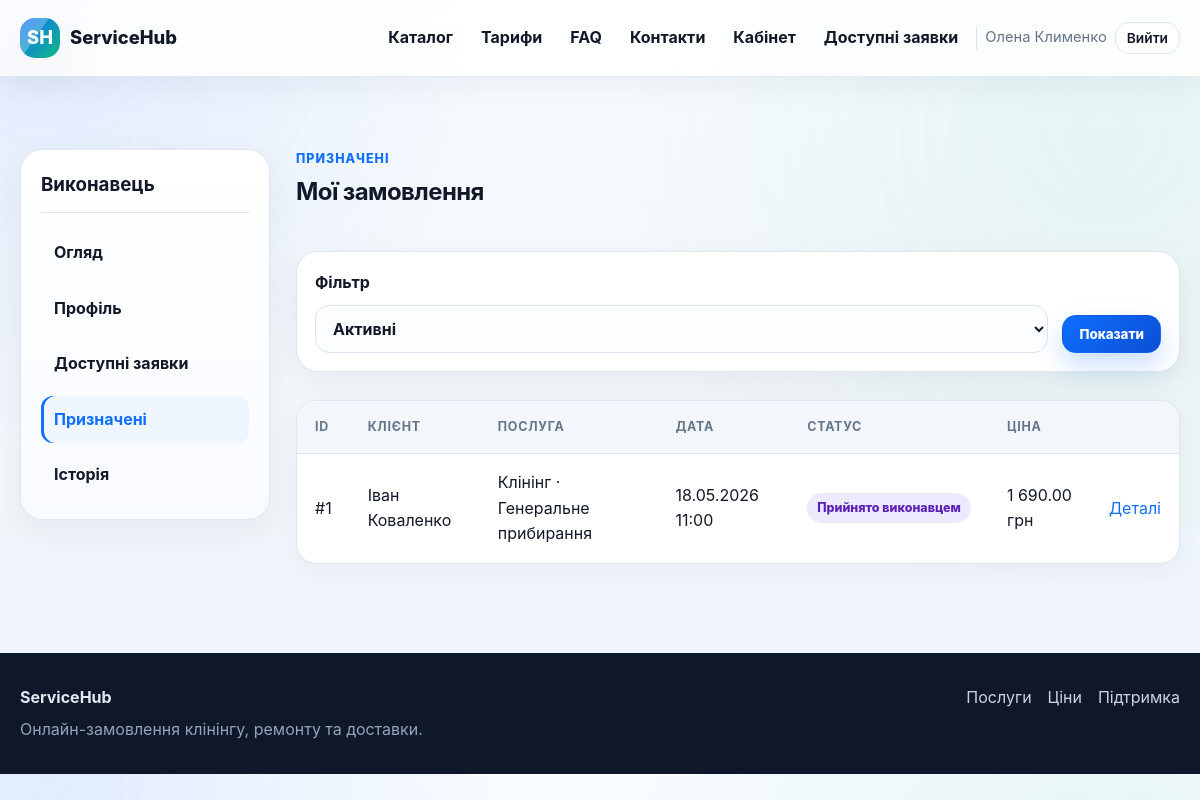
/worker/orders/assigned (signed in), run on the app's committed database.
### tables this page shows
CREATE TABLE users (
    id INTEGER PRIMARY KEY AUTOINCREMENT,
    role TEXT NOT NULL CHECK (role IN ('client', 'worker', 'admin')),
    full_name TEXT NOT NULL,
    email TEXT NOT NULL UNIQUE,
    password_hash TEXT NOT NULL,
    phone TEXT,
    city TEXT,
    address TEXT,
    specialization TEXT,
    service_area TEXT,
    schedule TEXT,
    price_text TEXT,
    is_blocked INTEGER NOT NULL DEFAULT 0,
    created_at TEXT NOT NULL DEFAULT CURRENT_TIMESTAMP
);

CREATE TABLE orders (
    id INTEGER PRIMARY KEY AUTOINCREMENT,
    client_id INTEGER NOT NULL,
    worker_id INTEGER,
    category_id INTEGER NOT NULL,
    service_id INTEGER NOT NULL,
    city TEXT NOT NULL,
    street TEXT NOT NULL,
    building TEXT NOT NULL,
    apartment TEXT,
    preferred_at TEXT NOT NULL,
    description TEXT,
    cleaning_area REAL,
    rooms INTEGER,
    extra_options TEXT,
    repair_type TEXT,
    repair_hours REAL,
    urgency TEXT NOT NULL DEFAULT 'normal',
    photo_filename TEXT,
    delivery_from TEXT,
    delivery_to TEXT,
    delivery_distance_km REAL,
    weight REAL,
    dimensions TEXT,
    estimated_price REAL NOT NULL DEFAULT 0,
    final_price REAL,
    status TEXT NOT NULL DEFAULT 'Нове',
    is_paid INTEGER NOT NULL DEFAULT 0,
    paid_at TEXT,
    created_at TEXT NOT NULL DEFAULT CURRENT_TIMESTAMP,
    updated_at TEXT NOT NULL DEFAULT CURRENT_TIMESTAMP,
    FOREIGN KEY (client_id) REFERENCES users(id) ON DELETE CASCADE,
    FOREIGN KEY (worker_id) REFERENCES users(id) ON DELETE SET NULL,
    FOREIGN KEY (category_id) REFERENCES categories(id) ON DELETE RESTRICT,
    FOREIGN KEY (service_id) REFERENCES services(id) ON DELETE RESTRICT
);

CREATE TABLE categories (
    id INTEGER PRIMARY KEY AUTOINCREMENT,
    name TEXT NOT NULL UNIQUE,
    slug TEXT NOT NULL UNIQUE,
    description TEXT,
    is_active INTEGER NOT NULL DEFAULT 1,
    created_at TEXT NOT NULL DEFAULT CURRENT_TIMESTAMP
);

CREATE TABLE services (
    id INTEGER PRIMARY KEY AUTOINCREMENT,
    category_id INTEGER NOT NULL,
    name TEXT NOT NULL,
    slug TEXT NOT NULL,
    description TEXT,
    unit_label TEXT,
    is_active INTEGER NOT NULL DEFAULT 1,
    created_at TEXT NOT NULL DEFAULT CURRENT_TIMESTAMP,
    FOREIGN KEY (category_id) REFERENCES categories(id) ON DELETE RESTRICT,
    UNIQUE (category_id, slug)
);

### app.py (the view)
@app.route("/worker/orders/assigned")
@role_required("worker")
def worker_assigned_orders():
    mode = request.args.get("mode") or "active"
    where = ["o.worker_id = ?"]
    params: list = [g.user["id"]]
    if mode == "done":
        where.append("o.status = 'Виконано'")
    elif mode == "work":
        where.append("o.status = 'В дорозі / В роботі'")
    elif mode == "all":
        pass
    else:
        where.append("o.status NOT IN ('Виконано', 'Скасовано')")
    orders = db_all(
        f"""
        SELECT o.*, s.name AS service_name, c.name AS category_name, client.full_name AS client_name
        FROM orders o
        JOIN services s ON s.id = o.service_id
        JOIN categories c ON c.id = o.category_id
        JOIN users client ON client.id = o.client_id
        WHERE {' AND '.join(where)}
        ORDER BY o.preferred_at DESC
        """,
        tuple(params),
    )
    return render_template("worker/assigned_orders.html", orders=orders, mode=mode)

### app.py (called while the page is built)
def get_db() -> sqlite3.Connection:
    if "db" not in g:
        db = sqlite3.connect(app.config["DATABASE"])
        db.row_factory = sqlite3.Row
        db.execute("PRAGMA foreign_keys = ON")
        g.db = db
    return g.db

def db_one(query: str, params: tuple = ()) -> sqlite3.Row | None:
    return get_db().execute(query, params).fetchone()

def db_all(query: str, params: tuple = ()) -> list[sqlite3.Row]:
    return get_db().execute(query, params).fetchall()

def format_datetime(value: str | None) -> str:
    if not value:
        return "—"
    try:
        clean = value.replace("T", " ").split(".")[0]
        dt = datetime.fromisoformat(clean)
        return dt.strftime("%d.%m.%Y %H:%M")
    except ValueError:
        return value

def money(value: float | int | str | None) -> str:
    if value is None or value == "":
        return "—"
    try:
        return f"{float(value):,.2f} грн".replace(",", " ")
    except (TypeError, ValueError):
        return str(value)

def status_class(status: str | None) -> str:
    mapping = {
        "Нове": "new",
        "Очікує підтвердження": "pending",
        "Прийнято виконавцем": "accepted",
        "В дорозі / В роботі": "progress",
        "Виконано": "done",
        "Скасовано": "cancelled",
    }
    return mapping.get(status or "", "default")

def current_user() -> sqlite3.Row | None:
    user_id = session.get("user_id")
    if not user_id:
        return None
    return db_one("SELECT * FROM users WHERE id = ?", (user_id,))

@app.before_request
def load_logged_in_user():
    g.user = current_user()
    if g.user and g.user["is_blocked"] and request.endpoint not in {"logout", "static"}:
        session.clear()
        g.user = None
        flash("Ваш обліковий запис заблоковано адміністратором.", "danger")
        return redirect(url_for("login"))
    return None

@app.context_processor
def inject_globals() -> dict:
    return {
        "current_user": getattr(g, "user", None),
        "roles": ROLES,
        "specializations": SPECIALIZATIONS,
        "order_statuses": ORDER_STATUSES,
        "worker_status_options": WORKER_STATUS_OPTIONS,
        "format_datetime": format_datetime,
        "money": money,
        "role_label": role_label,
        "spec_label": spec_label,
        "active_label": active_label,
        "status_class": status_class,
        "payment_status_label": payment_status_label,
        "payment_status_class": payment_status_class,
    }

### templates/worker/assigned_orders.html (shortened to what this page needs)
{% extends 'base.html' %}
{% block content %}
<section class="section">
    <div class="container dashboard-layout">
        <aside class="side-card">
            <h3>Виконавець</h3>
            <a href="{{ url_for('worker_dashboard') }}">Огляд</a>
            <a href="{{ url_for('worker_profile') }}">Профіль</a>
            <a href="{{ url_for('worker_available_orders') }}">Доступні заявки</a>
            <a class="active" href="{{ url_for('worker_assigned_orders') }}">Призначені</a>
            <a href="{{ url_for('worker_history') }}">Історія</a>
        </aside>
        <div class="dashboard-main">
            <div class="section-head"><div><div class="eyebrow">Призначені</div><h1>Мої замовлення</h1></div></div>
            <form class="filter-bar" method="get">
                <label>Фільтр
                    <select name="mode">
                        <option value="active" {% if mode == 'active' %}selected{% endif %}>Активні</option>
                    </select>
                </label>
                <button class="btn btn-primary" type="submit">Показати</button>
            </form>
            <div class="table-card mt-lg">
                <table>
                    <thead><tr><th>ID</th><th>Клієнт</th><th>Послуга</th><th>Дата</th><th>Статус</th><th>Ціна</th><th></th></tr></thead>
                    <tbody>
                    {% for order in orders %}
                        <tr>
                            <td>#{{ order.id }}</td>
                            <td>{{ order.client_name }}</td>
                            <td>{{ order.category_name }} · {{ order.service_name }}</td>
                            <td>{{ format_datetime(order.preferred_at) }}</td>
                            <td><span class="status-pill status-{{ status_class(order.status) }}">{{ order.status }}</span></td>
                            <td>{{ money(order.final_price or order.estimated_price) }}</td>
                            <td><a href="{{ url_for('worker_order_detail', order_id=order.id) }}">Деталі</a></td>
                        </tr>
                    {% else %}
                        <tr><td colspan="7" class="muted center">Замовлень немає.</td></tr>
                    {% endfor %}
                    </tbody>
                </table>
            </div>
        </div>
    </div>
</section>
{% endblock %}

### templates/base.html (shortened to what this page needs)
<!doctype html>
<html lang="uk">
<head>
    <link rel="stylesheet" href="{{ url_for('static', filename='css/style.css') }}">
</head>
<body>
<header class="site-header">
    <div class="container header-inner">
        <a class="brand" href="{{ url_for('home') }}">
            <span class="brand-mark">SH</span>
            <span>ServiceHub</span>
        </a>
        <nav class="nav" data-nav>
            <a href="{{ url_for('catalog') }}">Каталог</a>
            <a href="{{ url_for('prices_public') }}">Тарифи</a>
            <a href="{{ url_for('faq') }}">FAQ</a>
            <a href="{{ url_for('contacts') }}">Контакти</a>
            {% if current_user %}
                {% if current_user.role == 'client' %}
                    <a href="{{ url_for('client_dashboard') }}">Кабінет</a>
                    <a class="btn btn-sm btn-primary" href="{{ url_for('client_create_order') }}">Замовити</a>
                {% elif current_user.role == 'worker' %}
                    <a href="{{ url_for('worker_dashboard') }}">Кабінет</a>
                    <a href="{{ url_for('worker_available_orders') }}">Доступні заявки</a>
                {% elif current_user.role == 'admin' %}
                    <a href="{{ url_for('admin_dashboard') }}">Адмін-панель</a>
                    <a href="{{ url_for('admin_orders') }}">Замовлення</a>
                {% endif %}
                <span class="nav-user">{{ current_user.full_name }}</span>
                <a class="btn btn-sm btn-outline" href="{{ url_for('logout') }}">Вийти</a>
            {% else %}
                <a href="{{ url_for('login') }}">Вхід</a>
                <a class="btn btn-sm btn-primary" href="{{ url_for('register') }}">Реєстрація</a>
            {% endif %}
        </nav>
    </div>
</header>
<main class="page">
    {% block content %}{% endblock %}
</main>
<footer class="site-footer">
    <div class="container footer-inner">
        <div>
            <strong>ServiceHub</strong>
            <p>Онлайн-замовлення клінінгу, ремонту та доставки.</p>
        </div>
        <div class="footer-links">
            <a href="{{ url_for('catalog') }}">Послуги</a>
            <a href="{{ url_for('prices_public') }}">Ціни</a>
            <a href="{{ url_for('contacts') }}">Підтримка</a>
        </div>
    </div>
</footer>
</body>
</html>

### data on the page
users: full_name "Олена Клименко"
orders: id "1", client_name "Іван Коваленко", category_name "Клінінг", service_name "Генеральне прибирання", preferred_at "18.05.2026 11:00", status "Прийнято виконавцем", final_price "1 690.00 грн"
